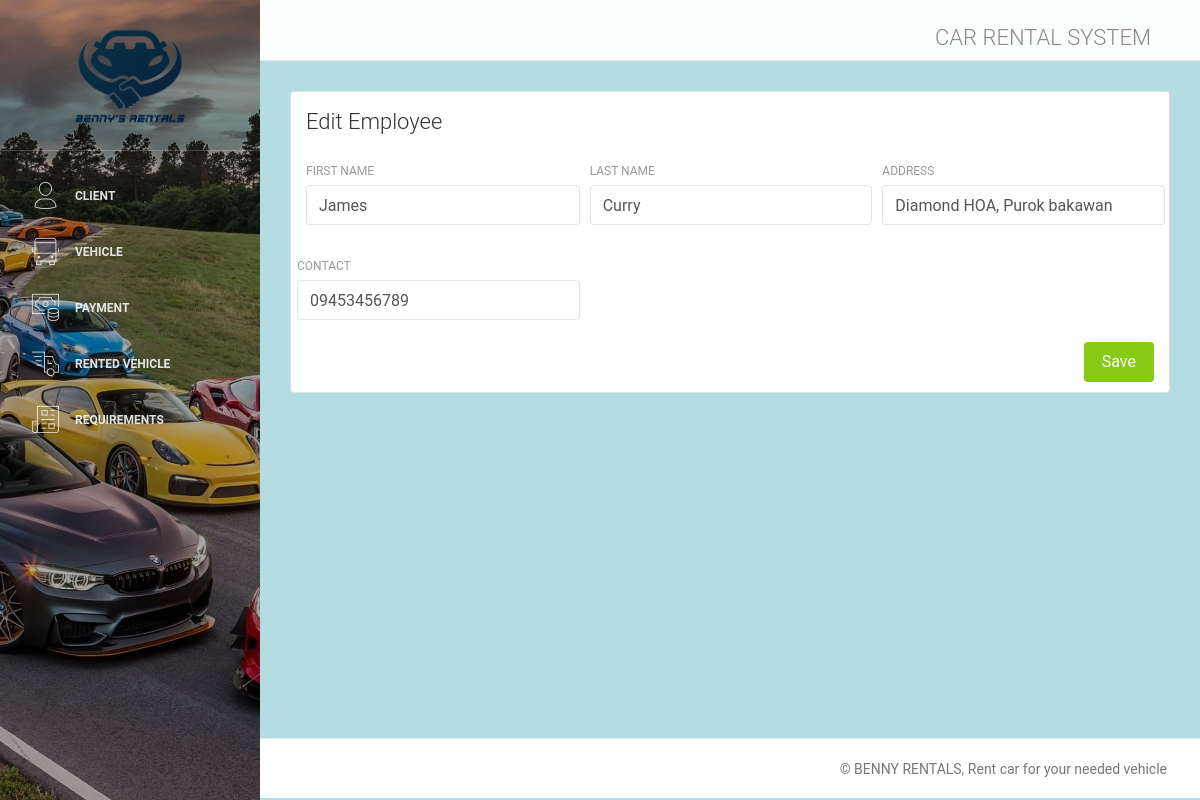
The app's page /client_edit.php?id=89 with its own data.
### tables this page shows
CREATE TABLE `customer` (
  `customer_id` int(255) NOT NULL,
  `firstname` varchar(255) NOT NULL,
  `address` varchar(255) NOT NULL,
  `contact` varchar(11) NOT NULL,
  `lastname` varchar(255) NOT NULL,
  `logdate` datetime NOT NULL DEFAULT current_timestamp()
);

### client_edit.php (the view, shortened to what this page needs)
<!DOCTYPE html>
<html lang="en">
<head>
    <link rel="stylesheet" href="https://maxcdn.bootstrapcdn.com/font-awesome/latest/css/font-awesome.min.css" />
    <link href="assets/css/bootstrap.min.css" rel="stylesheet" />
    <link href="assets/css/light-bootstrap-dashboard.css?v=2.0.0 " rel="stylesheet" />
    <link href="assets/css/demo.css" rel="stylesheet" />
</head>
<?php
        require "config/db.php";
        $id = $_GET['id'];
        $query_Id = "SELECT * FROM customer WHERE customer_id=$id";
        $result_Id = mysqli_query($conn, $query_Id);
        if(count(array($result_Id))==1){
            $customer = mysqli_fetch_array($result_Id);
            $firstname  = $customer['firstname'];
            $lastname = $customer['lastname'];
            $address = $customer['address'];
            $contact  = $customer['contact'];
        }
    ?>
<body>
    <div class="wrapper">
        <div class="sidebar"data-color="purple" data-image="assets/img/cars.png">
            <div class="sidebar-wrapper">
               <?php include('include/sidebar.php');?>
        <div class="main-panel">
            <?php include('include/navbar.php');?>
            <div class="content">
                <div class="container-fluid">
                    <div class="row">
                        <div class="col-md-12">
                            <div class="card">
                                <div class="card-header">
                                    <h4 class="card-title">Edit Employee</h4>
                                </div>
                                <div class="card-body">
                                    <form method="POST" action="<?php $_SERVER['PHP_SELF'];?>">
                                        <div class="row">
                                        <div class="col-md-4 pr-1">
                                                <div class="form-group">
                                                    <label>First Name</label>
                                                    <input type="text" class="form-control" name="firstname" value="<?php echo $firstname; ?>" >
                                                </div>
                                            </div>
                                            <div class="col-md-4 pr-1">
                                                <div class="form-group">
                                                    <label>Last Name</label>
                                                    <input type="text" class="form-control" name= "lastname" value="<?php echo $lastname; ?>">
                                                </div>
                                            </div>
                                            <div class="col-md-4 pr-1">
                                                <div class="form-group">
                                                    <label>Address</label>
                                                    <input type="text" class="form-control" name="address" value="<?php echo $address; ?>" >
                                                </div>
                                            </div>
                                            <div class="col-md-4 pr-1">
                                                <div class="form-group">
                                                    <label>Contact</label>
                                                    <input type="text" class="form-control" name="contact" value="<?php echo $contact; ?>" >
                                                </div>
                                            </div>
                                        </div>
                                        <button type="submit" name="submit" class="btn btn-success btn-fill pull-right">Save</button>
                                       <div class="clearfix"></div>
                                </form>
                               </div>
                            </div>
                        </div>
                    </div>
                </div>
            </div>
            <footer class="footer">
                <div class="container-fluid">
                    <nav>
                    <p class="copyright text-center">
                            © BENNY RENTALS,
                          Rent car for your needed vehicle
                        </p>
                    </nav>
                </div>
            </footer>
        </div>
</body>
</html>

### records on screen
customer: firstname "James", lastname "Curry", address "Diamond HOA, Purok bakawan", contact "09453456789"
